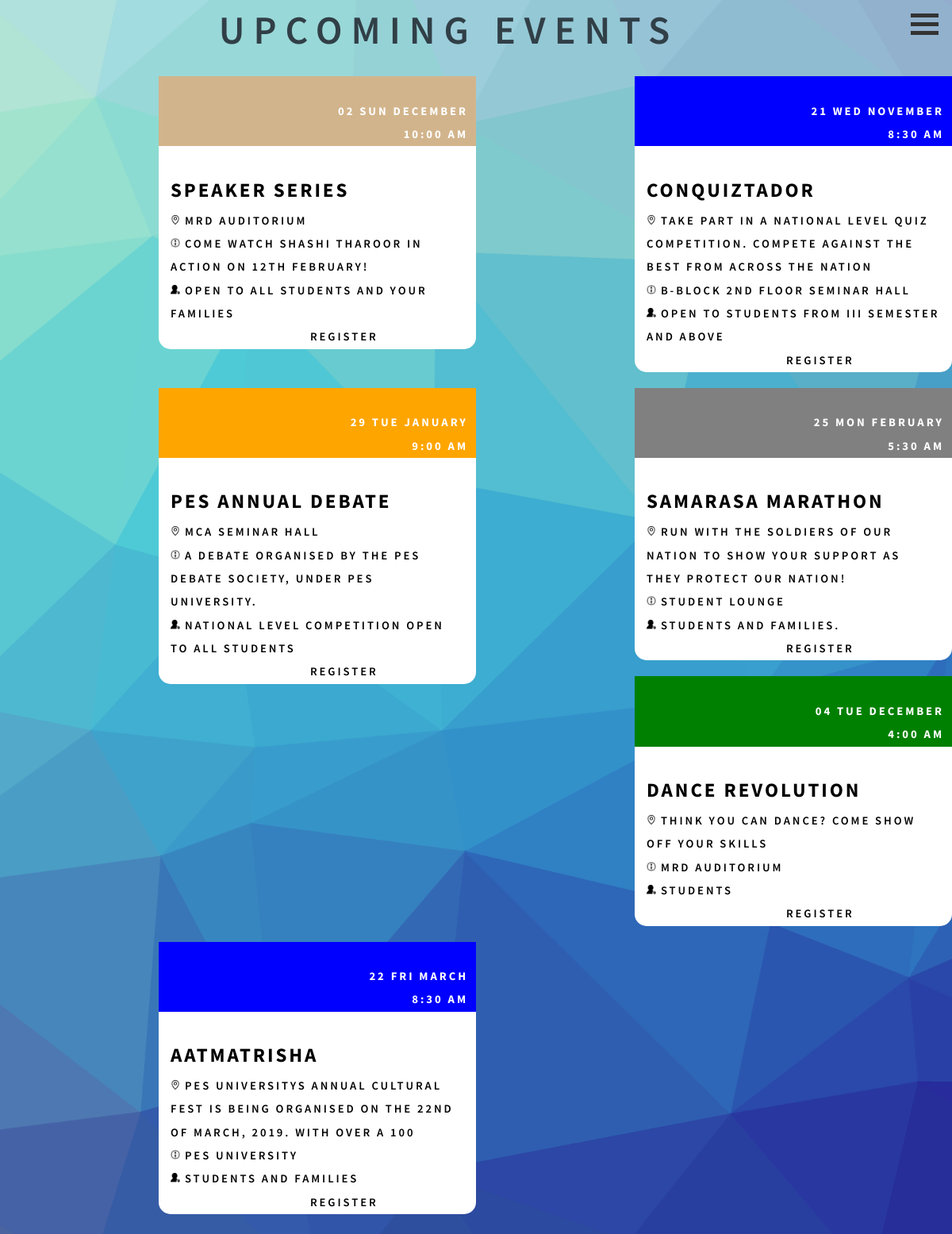
/notifications/php/notify.php, run on the app's committed database.
### tables this page shows
CREATE TABLE `create_event` (
  `event_id` int(11) NOT NULL,
  `club_id` varchar(20) NOT NULL,
  `date_cur` date NOT NULL,
  `time_cur` time NOT NULL,
  `end_time` time NOT NULL,
  `event_name` varchar(100) NOT NULL,
  `place` varchar(100) NOT NULL,
  `more_info` text NOT NULL,
  `invite` text NOT NULL
);

### notifications/php/notify.php (the view, shortened to what this page needs)
<!DOCTYPE html>
<html lang="en">
	<head>
		<link rel="stylesheet" href="https://maxcdn.bootstrapcdn.com/bootstrap/3.3.7/css/bootstrap.min.css">
		<link rel="stylesheet" href="../css/main2.css" />
		<link rel="stylesheet" href="../../events/css/navigation.css" >
		<div class="dropdown pull-right">
			<button class="btn btn-secondary btn-lg dropdown-toggle "  type="button" data-toggle="dropdown">
				<div class="bar1"></div>
				<div class="bar2"></div>
				<div class="bar3"></div>
			</button>
		</div>
		<h1 style="font-size:50px;text-align:center;"><b>Upcoming Events</b></h1>
	</head>
	<body class="is-preload">
		<?php
			$servername = "localhost";
			$username1 = "root";
			$password1 = "";
			$dbname = "portal";
			$link = mysqli_connect($servername, $username1, $password1, $dbname);
			extract($_SESSION);
			$a="SELECT * from create_event";
			$result=mysqli_query($link,$a);
			echo'<div class="container-fluid">';
			if (mysqli_num_rows($result) > 0)
			{
				while($row = mysqli_fetch_assoc($result))
				{
					echo'<div class="col-lg-4" id="rcorners3" >';
					echo'<div class="bg-primary text-right nested_div">';
					echo'<span class="position_text">';
					echo"<br>";
					$newDate = date("d D F", strtotime($row["date_cur"]));
					echo $newDate;
					echo"</span>";
					echo'<span class="position_text">';
					echo"<br>";
					echo date("g:i a", strtotime($row["time_cur"]));
					echo'</span>';
					echo'</div>';
					echo"<br>";
					echo'<span class="bold_text">';
					echo $row["event_name"];
					echo'</span>';
					echo"<br>";
					echo' <img src="../images/location_icon.png" alt="Fjords" height="12" width="12">';
					echo $row["place"];
					echo"<br>";
					echo' <img src="../images/more_info.png" alt="Fjords" height="12" width="12">';
					echo $row["more_info"];
					echo"<br>";
					echo' <img src="../images/invite.png" alt="Fjords" height="12" width="12">';
					echo $row["invite"];
					echo"<br>";
					$x=$row["event_id"];
					echo '<a href=../../notifications/php/notify.php onclick="return func(\''.$srn.'\','.$x.');">register</a>';
					echo"<br>";
					echo"</div>";
				}
				echo'</div>';
			}
		?>
	</body>
</html>

### notifications/css/main2.css (style rules this page uses)
body { background: url(../../clubs/images/pic2.jpg) no-repeat center center fixed; -webkit-background-size: cover; -moz-background-size: cover; -o-background-size: cover; background-size: cover; }
html, body, div, span, applet, object, iframe, h1, h2, h3, h4, h5, h6, p, blockquote, pre, a, abbr, acronym, address, big, cite, code, del, dfn, em, img, ins, kbd, q, s, samp, small, strike, strong, sub, sup, tt, var, b, u, i, center, dl, dt, dd, ol, ul, li, fieldset, form, label, legend, table, caption, tbody, tfoot, thead, tr, th, td, article, aside, canvas, details, embed, figure, figcaption, footer, header, hgroup, menu, nav, output, ruby, section, summary, time, mark, audio, video { margin: 0; padding: 0; border: 0; font-size: 100%; font: inherit; vertical-align: baseline; }
body { line-height: 1; }
body { -webkit-text-size-adjust: none; }
.position_text { margin-right: 10px; }
.container-fluid { padding: 0px 0px; }
.bold_text { font-weight:bold; font-size:25px; color:black; }
#rcorners3 { border-radius: 15px; }
[class*="col-"] { margin-top:-5px; margin-bottom: 25px; margin-right: 0px; margin-left: 200px; background-color:white; }
html { box-sizing: border-box; }
*, *:before, *:after { box-sizing: inherit; }
html { height: 100%; }
body:after { content: ''; display: block; position: fixed; top: 0; left: 0; width: 100%; height: inherit; opacity: 0; z-index: 1; background-color: #ffffff; background-image: url("images/overlay.png"), -moz-linear-gradient(60deg, rgba(255, 165, 150, 0.5) 5%, rgba(0, 228, 255, 0.35)); background-image: url("images/overlay.png"), -webkit-linear-gradient(60deg, rgba(255, 165, 150, 0.5) 5%, rgba(0, 228, 255, 0.35)); background-image: url("images/overlay.png"), -ms-linear-gradient(60deg, rgba(255, 165, 150, 0.5) 5%, rgba(0, 228, 255, 0.35)); background-image: url("images/overlay.png"), linear-gradient(60deg, rgba(255, 165, 150, 0.5) 5%, rgba(0, 228, 255, 0.35)); background-repeat: repeat, no-repeat; background-size: 100px 100px, cover; background-position: top left, center center; -moz-transition: opacity 1.75s ease-out; -webkit-transition: opacity 1.75s ease-out; -ms-transition: opacity 1.75s ease-out; transition: opacity 1.75s ease-out; }
body, input, select, textarea { color: black; font-family: "Source Sans Pro", Helvetica, sans-serif; font-size: 14pt; font-weight: 600; line-height: 2; letter-spacing: 0.2em; text-transform: uppercase; }
@media screen and (max-width: 1680px) { body, input, select, textarea { font-size: 11pt; } }
.nested_div { margin-right: -15px; margin-left: -15px; }
a { -moz-transition: color 0.2s ease, border-color 0.2s ease; -webkit-transition: color 0.2s ease, border-color 0.2s ease; -ms-transition: color 0.2s ease, border-color 0.2s ease; transition: color 0.2s ease, border-color 0.2s ease; color: inherit; text-decoration: none; }
a:before { -moz-transition: color 0.2s ease, text-shadow 0.2s ease; -webkit-transition: color 0.2s ease, text-shadow 0.2s ease; -ms-transition: color 0.2s ease, text-shadow 0.2s ease; transition: color 0.2s ease, text-shadow 0.2s ease; }
strong, b { color: #313f47; }
h1, h2, h3, h4, h5, h6 { color: #313f47; line-height: 1.5; margin: 0 0 0.75em 0; }
h1 { font-size: 1.85em; letter-spacing: 0.22em; margin: 0 0 0.525em 0; }
input[type="submit"], input[type="reset"], input[type="button"], button, .button { -moz-appearance: none; -webkit-appearance: none; -ms-appearance: none; appearance: none; -moz-transition: background-color 0.2s ease-in-out, border-color 0.2s ease-in-out, color 0.2s ease-in-out; -webkit-transition: background-color 0.2s ease-in-out, border-color 0.2s ease-in-out, color 0.2s ease-in-out; -ms-transition: background-color 0.2s ease-in-out, border-color 0.2s ease-in-out, color 0.2s ease-in-out; transition: background-color 0.2s ease-in-out, border-color 0.2s ease-in-out, color 0.2s ease-in-out; display: inline-block; height: 2.75em; line-height: 2.75em; padding: 0 1.5em; background-color: transparent; border-radius: 4px; border: solid 1px #c8cccf; color: #414f57 !important; cursor: pointer; text-align: center; text-decoration: none; white-space: nowrap; }

### events/css/navigation.css (style rules this page uses)
.bar1, .bar2, .bar3 { width: 35px; height: 5px; background-color: #333; margin: 6px 0; transition: 0.4s; }

### data on the page
create_event: date_cur "02 SUN DECEMBER", time_cur "10:00 AM", event_name "SPEAKER SERIES", place "MRD AUDITORIUM", more_info "COME WATCH SHASHI THAROOR IN ACTION ON 12TH FEBRUARY!", invite "OPEN TO ALL STUDENTS AND YOUR FAMILIES"
create_event: date_cur "21 WED NOVEMBER", time_cur "8:30 AM", event_name "CONQUIZTADOR", place "TAKE PART IN A NATIONAL LEVEL QUIZ COMPETITION. COMPETE AGAINST THE BEST FROM ACROSS THE NATION", more_info "B-BLOCK 2ND FLOOR SEMINAR HALL", invite "OPEN TO STUDENTS FROM III SEMESTER AND ABOVE"
create_event: date_cur "29 TUE JANUARY", time_cur "9:00 AM", event_name "PES ANNUAL DEBATE", place "MCA SEMINAR HALL", more_info "A DEBATE ORGANISED BY THE PES DEBATE SOCIETY, UNDER PES UNIVERSITY.", invite "NATIONAL LEVEL COMPETITION OPEN TO ALL STUDENTS"
create_event: date_cur "25 MON FEBRUARY", time_cur "5:30 AM", event_name "SAMARASA MARATHON", place "RUN WITH THE SOLDIERS OF OUR NATION TO SHOW YOUR SUPPORT AS THEY PROTECT OUR NATION!", more_info "STUDENT LOUNGE", invite "STUDENTS AND FAMILIES."
create_event: date_cur "04 TUE DECEMBER", time_cur "4:00 AM", event_name "DANCE REVOLUTION", place "THINK YOU CAN DANCE? COME SHOW OFF YOUR SKILLS", more_info "MRD AUDITORIUM", invite "STUDENTS"
create_event: date_cur "22 FRI MARCH", time_cur "8:30 AM", event_name "AATMATRISHA", place "PES UNIVERSITYS ANNUAL CULTURAL FEST IS BEING ORGANISED ON THE 22ND OF MARCH, 2019. WITH OVER A 100", more_info "PES UNIVERSITY", invite "STUDENTS AND FAMILIES"
